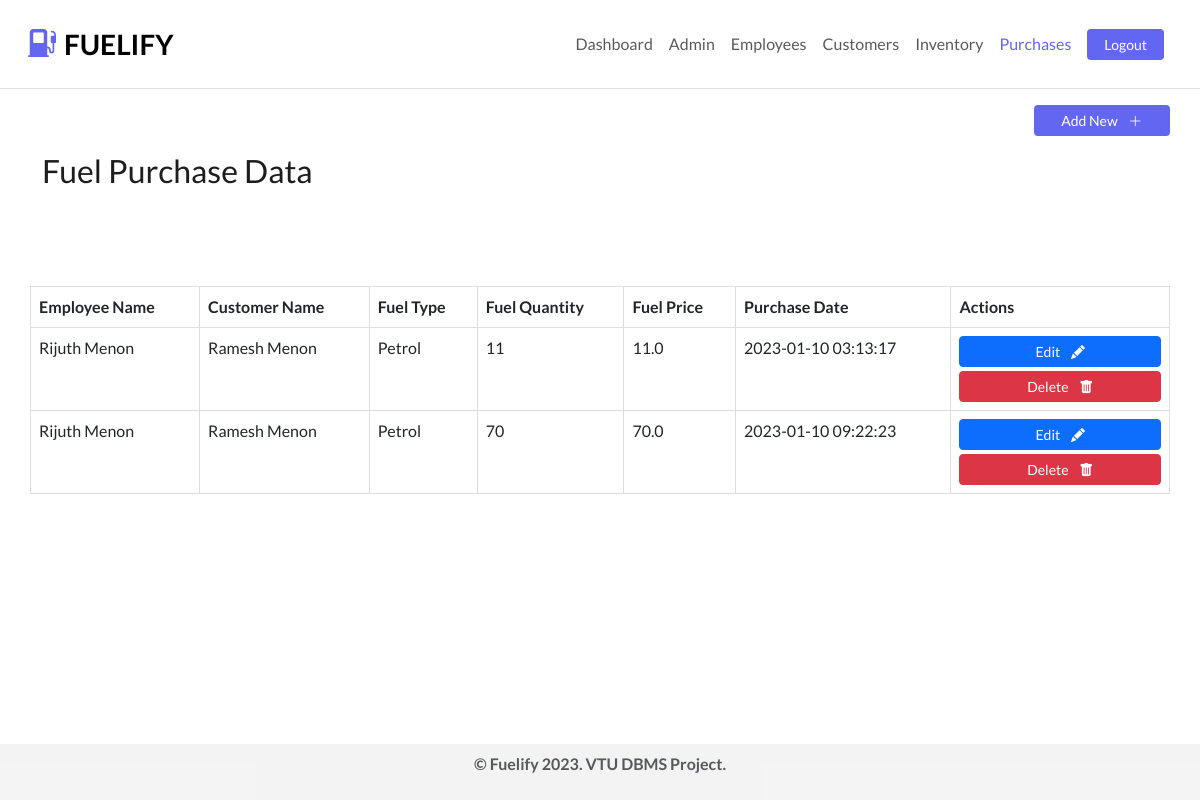
The app's page /fuel_purchases (signed in) with its own data.
### tables this page shows
CREATE TABLE fuel_purchases (
                    purchase_id INTEGER PRIMARY KEY,
                    employee_id INTEGER,
                    customer_id INTEGER,
                    fuel_id INTEGER,
                    quantity INTEGER,
                    price FLOAT,
                    purchase_date DATE,
                FOREIGN KEY (employee_id) REFERENCES employees(employee_id) ON DELETE CASCADE, 
                FOREIGN KEY (customer_id) REFERENCES customer_information(customer_id) ON DELETE CASCADE,
                FOREIGN KEY (fuel_id) REFERENCES fuel_inventory(fuel_id) ON DELETE CASCADE
                );

CREATE TABLE employees (
                employee_id INTEGER PRIMARY KEY,
                first_name VARCHAR(255),
                last_name VARCHAR(255),
                phone_number VARCHAR(255),
                address VARCHAR(255),
                email VARCHAR(255),
                job_role VARCHAR(255),
                salary FLOAT
            );

CREATE TABLE customer_information (
                    customer_id INTEGER PRIMARY KEY,
                    first_name VARCHAR(255),
                    last_name VARCHAR(255),
                    phone_number VARCHAR(255),
                    email VARCHAR(255)
                );

CREATE TABLE fuel_inventory (
                    fuel_id INTEGER PRIMARY KEY,
                    fuel_type VARCHAR(255),
                    quantity FLOAT,
                    price FLOAT
                );

### routes/fuel_purchases.py (the view)
@fuel_purchases_routes.route('/fuel_purchases')
@login_required
def fuel_purchases():
    fuel_purchase_data = FuelPurchases().get()
    customer_data = Customer().get()
    employee_data = Employee().get()
    fuel_data = FuelInventory().get()
    return render_template('fuel_purchases.html', fuel_purchases=fuel_purchase_data, customers=customer_data, employees=employee_data, fuels=fuel_data, request_path=request.path,  role=session['role'], logged_in=True)

### helpers/utils.py (called while the page is built)
def login_required(f):
    @wraps(f)
    def wrap(*args, **kwargs):
        if 'user_id' in session:
            return f(*args, **kwargs)
        else:
            flash('Please login first!')
            return redirect(url_for('auth_routes.login'))
    return wrap

### models/customer.py (called while the page is built)
    def get(self, customer_id=None):
        if customer_id:
            cursor = self.execute(
                """
                SELECT * FROM customer_information
                WHERE customer_id = ?
                """,
                (customer_id,)
            )
            return cursor.fetchone()
        else:
            cursor = self.execute(
                """
                SELECT * FROM customer_information
                """
            )
            return cursor.fetchall()

### models/database.py (called while the page is built)
    def execute(self, query, params=None):
        cursor = self.conn.cursor()
        if params:
            cursor.execute(query, params)
        else:
            cursor.execute(query)
        self.conn.commit()
        return cursor

### models/employee.py (called while the page is built)
    def get(self, employee_id=None):
        cursor = self.conn.cursor()
        if employee_id:
            cursor.execute(
                """
                SELECT *
                FROM employees
                WHERE employee_id=?
                """,
                (employee_id,)
            )
            return cursor.fetchone()
        else:
            cursor.execute(
                """
                SELECT *
                FROM employees
                """
            )
        return cursor.fetchall()

### models/fuel_inventory.py (called while the page is built)
    def get(self, fuel_id=None):
        if fuel_id:
            cursor = self.execute(
                """
                SELECT * FROM fuel_inventory
                WHERE fuel_id = ?
                """,
                (fuel_id,)
            )
            return cursor.fetchone()
        else:
            cursor = self.execute(
                """
                SELECT * FROM fuel_inventory
                """
            )
            return cursor.fetchall()

### templates/fuel_purchases.html (shortened to what this page needs)
{% extends 'partials/_base.html' %}
{% block content %}
<div class="container mb-5">
    <div class="row justify-content-end align-items-center">
        <div class="row w-50 justify-content-end align-items-center my-3">
            <button type="button" class="w-25 btn btn-sm btn-prime" data-bs-toggle="modal" data-bs-target="#add-fuel">
                Add New <i class="text-white ms-2 bi-plus-lg"></i>
            </button>
        </div>
        <h2 class="mb-5">Fuel Purchase Data </h2>
    </div>
    <div class="row">
        <table class="table mt-5 rounded-2 mb-5" id="records">
            <thead>
                <tr>
                    <th>Employee Name</th>
                    <th>Customer Name</th>
                    <th>Fuel Type</th>
                    <th>Fuel Quantity</th>
                    <th>Fuel Price</th>
                    <th>Purchase Date</th>
                    <th>Actions</th>
                </tr>
            </thead>
            <tbody>
                {% for purchase in fuel_purchases %}
                <tr>
                    <td>{{ purchase[1] }} {{ purchase[2] }}</td>
                    <td>{{ purchase[3] }} {{ purchase[4] }}</td>
                    <td>{{ purchase[5] }}</td>
                    <td>{{ purchase[6] }}</td>
                    <td>{{ purchase[7] }}</td>
                    <td>{{ purchase[8]}}</td>
                    <td>
                        <div class="row">
                            <div class="col text-center">
                                <button type="button" class="btn mb-1 w-100 btn-sm btn-primary" data-bs-toggle="modal"
                                    data-bs-target="#update-{{ purchase[0] }}">
                                    Edit <i class="text-white ms-2 bi-pencil-fill"></i>
                                </button>
                                <button type="button"
                                    class="btn {%if role.lower() == 'employee' %} disabled {%endif%} text-white w-100 btn-sm btn-danger "
                                    data-bs-toggle="modal" data-bs-target="#delete-{{ purchase[0] }}">
                                    Delete <i class="ms-2 bi-trash-fill"></i>
                                </button>
                            </div>
                        </div>
                    </td>
                </tr>
                {% endfor %}
            </tbody>
        </table>
    </div>
</div>
{%endblock%}

### static/css/style.css (style rules this page uses)
:root { --primary-color: #6366f1; --primary-color-hover: #6365f1e3; --gray-color: #f2f2f2e0; }
body { min-height: 100vh; font-family: "Lato", sans-serif; color: #1d1d1d; display: flex; flex-direction: column; }
.btn-prime { background-color: var(--primary-color) !important; color: #fff; }
th { border-top: 1px solid #dddddd; border-right: 1px solid #dddddd; }
td { border-top: 1px solid #dddddd; border-bottom: 1px solid #dddddd; border-right: 1px solid #dddddd; }
td:first-child { border-left: 1px solid #dddddd; }
th:first-child { border-left: 1px solid #dddddd; }

### records on screen
fuel_purchases: first_name "Rijuth", last_name "Menon", first_name "Ramesh", fuel_type "Petrol", quantity "11", price "11.0", purchase_date "2023-01-10 03:13:17"
fuel_purchases: first_name "Rijuth", last_name "Menon", first_name "Ramesh", fuel_type "Petrol", quantity "70", price "70.0", purchase_date "2023-01-10 09:22:23"
